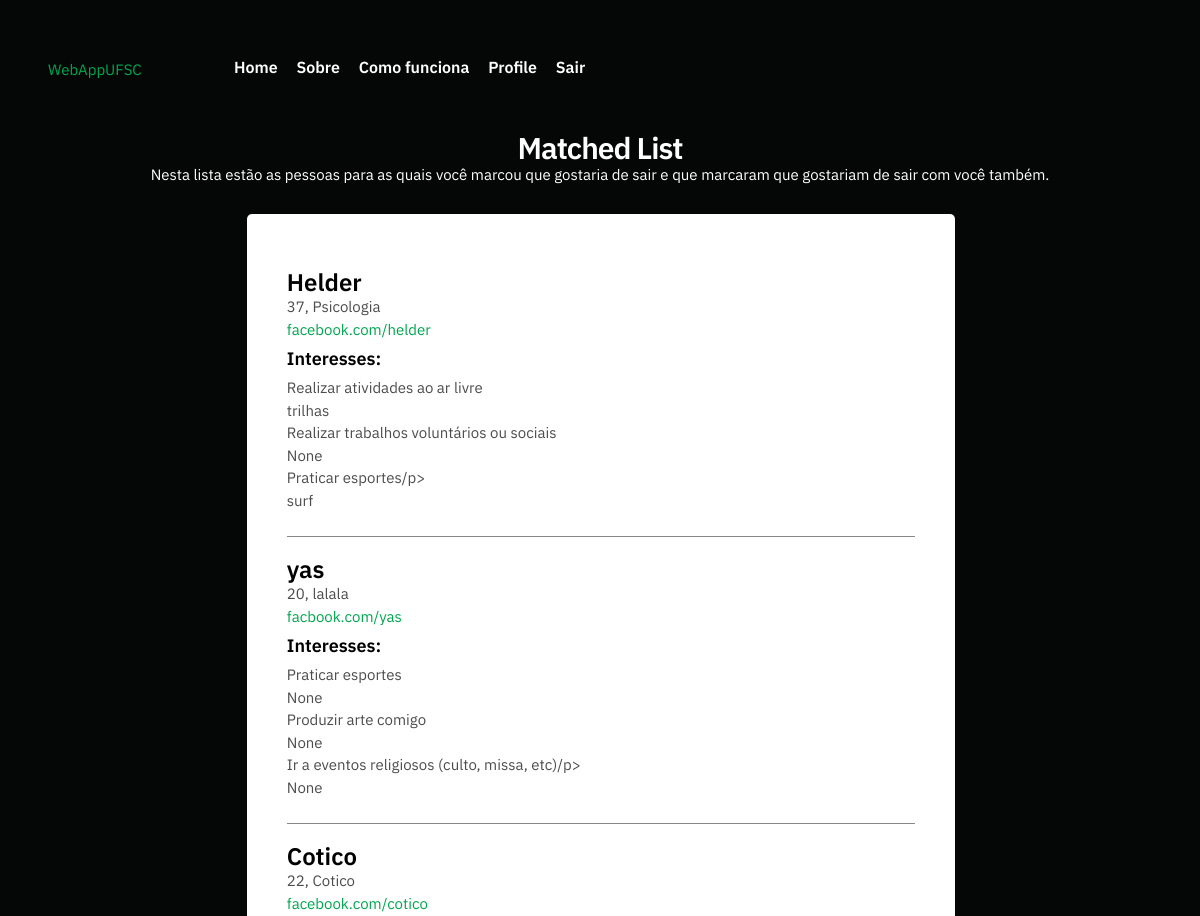
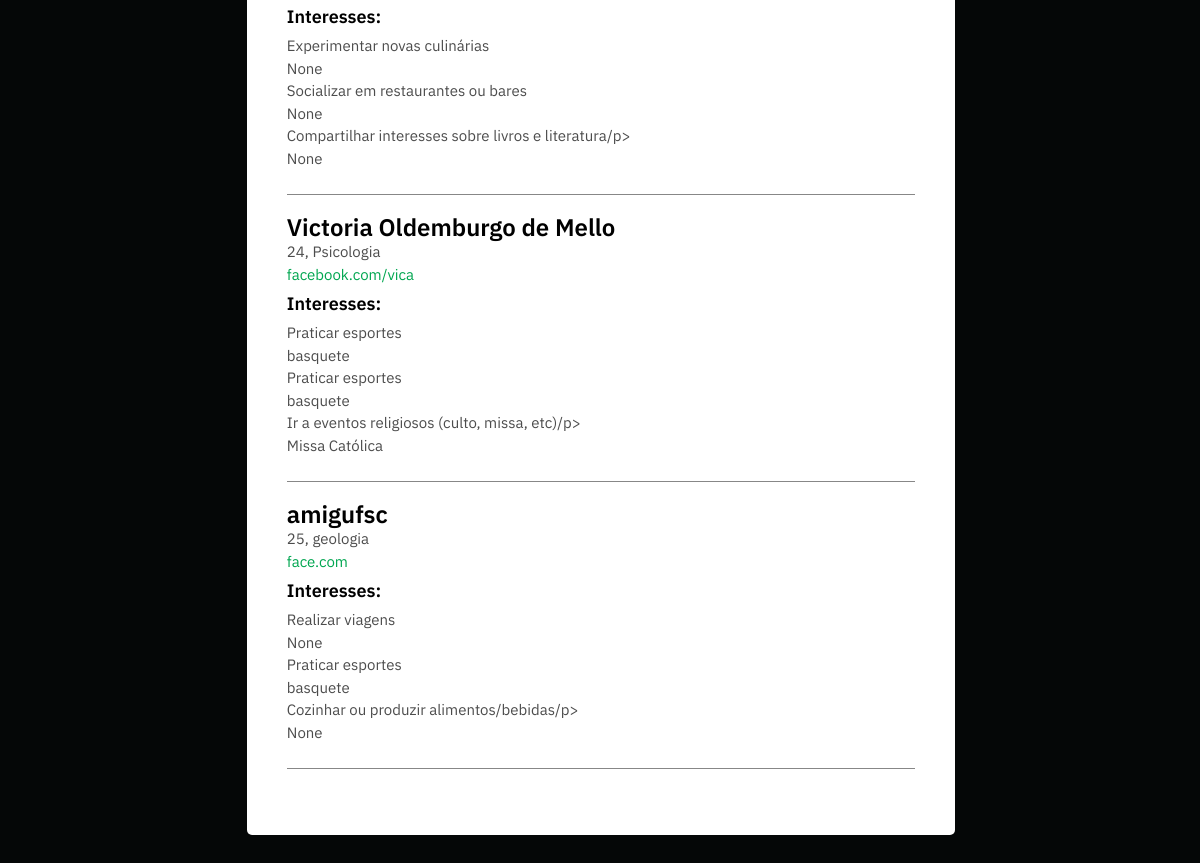
Screenshot of /matched (signed in) with the database file from the repository (2 pictures, top to bottom).
### application.py (models this page shows, shortened)
class User(db.Model):
    __table__ = db.Model.metadata.tables['users']

### application.py (the view)
@app.route("/matched", methods=["GET", "POST"])
@login_required
def matched():
    if request.method == "GET":
        user_id = session['user_id']
        matches_query = Matches.query.filter_by(user_id=user_id).first()
        if not matches_query:
            return apology("Você deve se conectar com as sugestões antes.")
        match_keys = list()
        matches = dict()
        for i in range(1, 21):
            match_key = "match{}".format(i)
            if matches_query:
                matches[match_key] = getattr(matches_query, match_key)
        one_way_matched_users = list(matches.values())
        user_fields = ["name", "curso", "age", "sex", "ice_breaker", "sexes", "top_1", "top_2", "top_3", "facebook",
                       "top_1_text", "top_2_text", "top_3_text", "top_1_item", "top_2_item", "top_3_item"]
        double_matches_list = list()
        exemplo = list()
        query_pessoa = dict()
        dados_double_match = dict()
        for item in one_way_matched_users:
            if item != 0:
                person_query = Matches.query.filter_by(user_id=item).first()
                if person_query:
                    for i in range(0, 20):
                        key = "name_{}".format(i)
                        key = dict()
                        query_pessoa['match{}'.format(i+1)] = getattr(person_query, 'match{}'.format(i+1))
                        if query_pessoa['match{}'.format(i+1)] == user_id:
                            person_double_matched = User.query.filter_by(user_id=item).first()
                            for field in user_fields:
                                key[field] = getattr(person_double_matched, field)
                            double_matches_list.append(key)
        if len(double_matches_list) == 0:
            message = "As pessoas ainda não tiveram a chance de ver seu perfil e se conectar com você. Espere por um " \
                      "tempo até que as pessoas tenham a chance de se conectar com você!"
        else:
            message = ""
        return render_template("matched.html", double_matches_list=double_matches_list, message=message)

### application.py (called while the page is built)
@app.after_request
def after_request(response):
    response.headers["Cache-Control"] = "no-cache, no-store, must-revalidate"
    response.headers["Expires"] = 0
    response.headers["Pragma"] = "no-cache"
    return response

### helpers.py (called while the page is built)
def login_required(f):
    @wraps(f)
    def decorated_function(*args, **kwargs):
        if session.get("user_id") is None:
            return redirect("/login")
        return f(*args, **kwargs)
    return decorated_function

### templates/matched.html (shortened to what this page needs)
{% block main %}
<!DOCTYPE html>
<html lang="en">
<head>
    <link rel="stylesheet" href="static/main5.css">
    <link rel="stylesheet" href="static/custom.css">
    <link rel="stylesheet" href="static/vendor.css">
    <link rel="stylesheet" href="static/base.css">
    <link rel="stylesheet" href="static/base_3.css">
    <link rel="stylesheet" href="static/match.css">
</head>
<body>
    <header class="s-header">
        <div class="header-logo">
            <a class="site-logo" href="/index">
                <a class="mark" href="/index" title="intro">WebAppUFSC</a>
            </a>
        </div>
        <nav class="row header-nav-wrap wide">
            <div class="header">
                <ul class="header-main-nav">
                    <li><a href="/index" title="blog" method="get">Home</a></li>
                    <li><a href="/" title="intro" method="get">Sobre</a></li>
                    <li><a href="/help" title="help" method="get">Como funciona</a></li>
                    <li><a href="/profile" title="profile" method="get">Profile</a></li>
                    <li><a href="/logout" title="logout">Sair</a></li>
                </ul>
            </div>
        </nav>
    </header>
<div class="s-about-2">
<section>
    <h1> Matched List</h1>
    <p style="color: white; text-align:center"> Nesta lista estão as pessoas para as quais você marcou que gostaria de sair e que marcaram que gostariam de sair com você também. </p>
    <form class="label" action="" method="GET">
        <div class="align-form">
            <br>
            <div class="column">
                <div class="item-plan__block">
                  {% for item in double_matches_list %}
                    <div class="row">
                        <h3>{{ item["name"] }}</h3>
                        <p><tr>{{item["age"]}}, {{item["curso"]}}</tr></p>
                        <p><tr><a href=http://{{item["facebook"]}}>{{item["facebook"]}}</a></tr></p>
                        <h5> Interesses:</h5>
                        <p><tr>{{item["top_1"]}}</tr></p>
                        <p><tr>{{item["top_1_item"]}}</tr></p>
                        <p><td>{{item["top_2"]}}</td></p>
                        <p><tr>{{item["top_2_item"]}}</tr></p>
                        <p><td>{{item["top_3"]}}</td>/p><br>
                        <p><tr>{{item["top_3_item"]}}</tr></p>
                        <hr color="grey">
                    </div>
                    {% endfor %}
                </div>
            </div>
{% endblock %}

### static/custom.css (style rules this page uses)
h1 { color:white; text-align: center; }

### static/base.css (style rules this page uses)
html { font-family: sans-serif; line-height: 1.15; -ms-text-size-adjust: 100%; -webkit-text-size-adjust: 100%; }
body { margin: 0; }
article, aside, footer, header, nav, section { display: block; }
h1 { font-size: 2em; margin: 0.67em 0; }
hr { box-sizing: content-box; height: 0; overflow: visible; }
a { background-color: transparent; -webkit-text-decoration-skip: objects; }
html { font-size: 62.5%; box-sizing: border-box; }
*, *::before, *::after { box-sizing: inherit; }
body { font-weight: normal; line-height: 1; word-wrap: break-word; text-rendering: optimizeLegibility; -webkit-overflow-scrolling: touch; -webkit-text-size-adjust: none; }
body, input, button { -moz-osx-font-smoothing: grayscale; -webkit-font-smoothing: antialiased; }
div, dl, dt, dd, ul, ol, li, h1, h2, h3, h4, h5, h6, pre, form, p, blockquote, th, td { margin: 0; padding: 0; }
h1, h2, h3, h4, h5, h6 { -webkit-font-smoothing: auto; -webkit-font-smoothing: antialiased; -webkit-font-variant-ligatures: common-ligatures; -moz-font-variant-ligatures: common-ligatures; font-variant-ligatures: common-ligatures; text-rendering: optimizeLegibility; }
ol, ul { list-style: none; }
li { display: block; }
a { text-decoration: none; line-height: inherit; }
.row { width: 89%; max-width: 1200px; margin: 0 auto; }
.row:after { content: ""; display: table; clear: both; }

### static/base_3.css (style rules this page uses)
html { font-family: sans-serif; line-height: 1.15; -ms-text-size-adjust: 100%; -webkit-text-size-adjust: 100%; }
body { margin: 0; }
article, aside, footer, header, nav, section { display: block; }
h1 { font-size: 2em; margin: 0.67em 0; }
hr { box-sizing: content-box; height: 0; overflow: visible; }
a { background-color: transparent; -webkit-text-decoration-skip: objects; }
html { font-size: 62.5%; box-sizing: border-box; }
*, *::before, *::after { box-sizing: inherit; }
body { font-weight: normal; line-height: 1; word-wrap: break-word; text-rendering: optimizeLegibility; -webkit-overflow-scrolling: touch; -webkit-text-size-adjust: none; }
body, input, button { -moz-osx-font-smoothing: grayscale; -webkit-font-smoothing: antialiased; }
div, dl, dt, dd, ul, ol, li, h1, h2, h3, h4, h5, h6, pre, form, p, blockquote, th, td { margin: 0; padding: 0; }
h1, h2, h3, h4, h5, h6 { -webkit-font-smoothing: auto; -webkit-font-smoothing: antialiased; -webkit-font-variant-ligatures: common-ligatures; -moz-font-variant-ligatures: common-ligatures; font-variant-ligatures: common-ligatures; text-rendering: optimizeLegibility; }
ol, ul { list-style: none; }
li { display: block; }
a { text-decoration: none; line-height: inherit; }
.row { width: 100%; max-width: 1200px; margin: 0 auto; }
.row:after { content: ""; display: table; clear: both; }
.column { padding: 5.4rem 4rem 4.8rem; }

### static/match.css (style rules this page uses)
.column { float: left; margin-left: 14%; width: 65%; padding: 10px; }
.row:after { content: ""; display: table; clear: both; }

### rows the page displays
User: name "Helder", age "37", curso "Psicologia", facebook "facebook.com/helder", top_1 "Realizar atividades ao ar livre", top_1_item "trilhas", top_2 "Realizar trabalhos voluntários ou sociais", top_2_item "None", top_3 "Praticar esportes", top_3_item "surf"
User: name "yas", age "20", curso "lalala", facebook "facbook.com/yas", top_1 "Praticar esportes", top_1_item "None", top_2 "Produzir arte comigo", top_2_item "None", top_3 "Ir a eventos religiosos (culto, missa, etc)", top_3_item "None"
User: name "Cotico", age "22", curso "Cotico", facebook "facebook.com/cotico", top_1 "Experimentar novas culinárias", top_1_item "None", top_2 "Socializar em restaurantes ou bares", top_2_item "None", top_3 "Compartilhar interesses sobre livros e literatura", top_3_item "None"
User: name "Victoria Oldemburgo de Mello", age "24", curso "Psicologia", facebook "facebook.com/vica", top_1 "Praticar esportes", top_1_item "basquete", top_2 "Praticar esportes", top_2_item "basquete", top_3 "Ir a eventos religiosos (culto, missa, etc)", top_3_item "Missa Católica"
User: name "amigufsc", age "25", curso "geologia", facebook "face.com", top_1 "Realizar viagens", top_1_item "None", top_2 "Praticar esportes", top_2_item "basquete", top_3 "Cozinhar ou produzir alimentos/bebidas", top_3_item "None"
